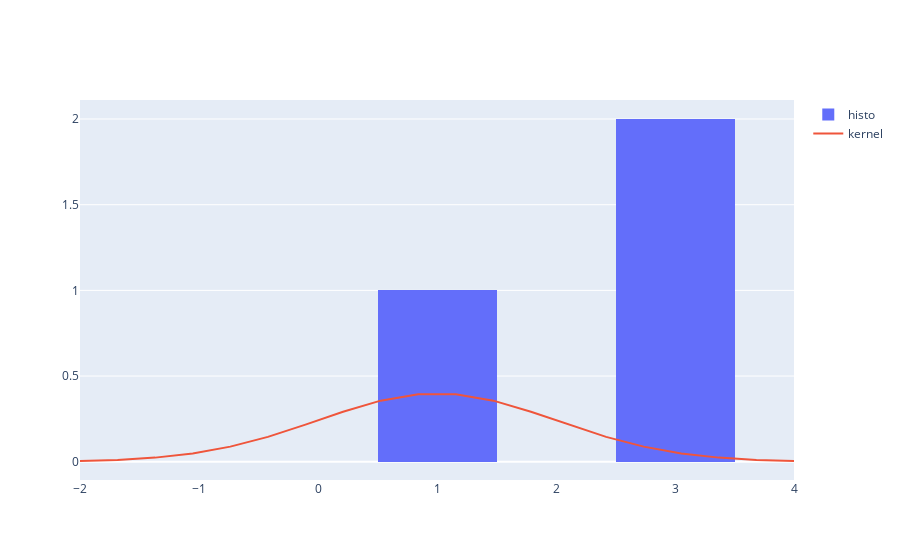

The code cell stored with this chart in its notebook:
### Code cell
fig = go.Figure()
fig.add_trace(go.Histogram(x=data, nbinsx=3, histnorm="density", name='histo'))
fig.add_trace(go.Scatter(x=x, y=a, name='kernel'))
fig.show()

### Figure 1 — Plotly figure (JSON) as saved in the notebook; plotly's stock layout.template omitted (floating-point values rounded to 4 significant figures)
{"data": [{"histnorm": "density", "name": "histo", "nbinsx": 3, "type": "histogram", "x": [1, 3, 3]}, {"name": "kernel", "type": "scatter", "x": [-2, -1.684, -1.368, -1.053, -0.7368, -0.4211, -0.1053, 0.2105, 0.5263, 0.8421, 1.158, 1.474, 1.789, 2.105, 2.421, 2.737, 3.053, 3.368, 3.684, 4], "y": [0.004432, 0.01087, 0.02415, 0.04853, 0.08828, 0.1453, 0.2166, 0.2921, 0.3566, 0.394, 0.394, 0.3566, 0.2921, 0.2166, 0.1453, 0.08828, 0.04853, 0.02415, 0.01087, 0.004432]}], "layout": {}}
